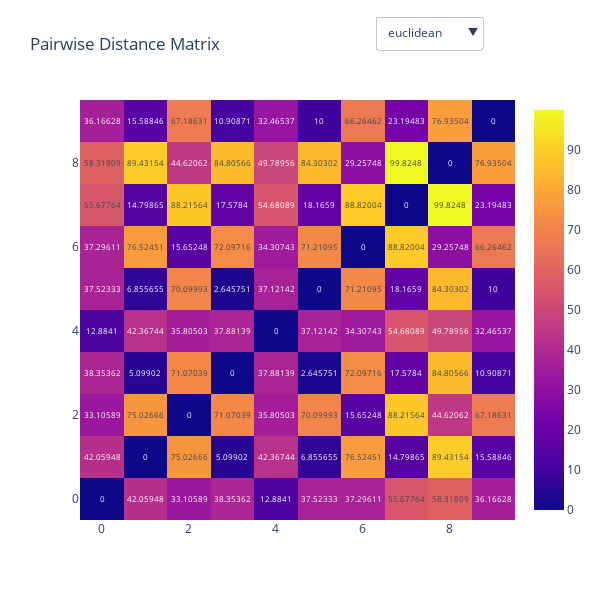

Here is the notebook cell this chart was saved with:
### Markdown cell above
## Distance Matrix and its calculation

The main data structure used by hierarchical clustering algorithms, which allows them to keep track of distances between clusters, is the **distance matrix**.

Formally, if the dataset has n data points $\{x_1, \ldots, x_n\}$, a distance matrix $D$ is an $n \times n$ matrix, where $D_{i j}$ is the distance between points $x_{i}$ and $x_{j}$. By definition, the distance matrix is symmetric and its diagonal entries are all zeros.

Usually, the distance between two data points $x, y \in\mathbb R^d$ is calculated with metrics such as:

* **Euclidean distance:** $\hspace{2mm} \rho(x, y)=\sqrt{\sum\limits_{i=1}^d(x_i - y_i)^2}$
  
* **Squared Euclidean distance:** $\hspace{2mm} \rho(x, y)=\sum\limits_{i=1}^d(x_i - y_i)^2$

* **Manhattan Distance:** $\hspace{2mm} \rho(x, y)=\sum\limits_{i=1}^d |x_i - y_i|$
  
* **Cosine Distance:** $\hspace{2mm} \rho(x, y)=\frac{\sum\limits_{i=1}^dx_i y_i}{\sqrt{\sum\limits_{i=1}^dx_i^2}\sqrt{\sum\limits_{i=1}^dy_i^2}}$

### Code cell
import pandas as pd
import seaborn as sns
import matplotlib.pyplot as plt
from sklearn.datasets import load_iris
from scipy.spatial.distance import pdist, squareform
import ipywidgets as widgets
from IPython.display import display
import matplotlib.pyplot as plt
import plotly.graph_objects as go
from plotly.subplots import make_subplots
import plotly.express as px

def plot_distance_heatmap(df, metric_name):
    distances = pdist(df, metric=metric_name)
    distance_matrix = squareform(distances)
    distance_df = pd.DataFrame(distance_matrix, index=df.index, columns=df.index)

    # Create a pretty heatmap using Seaborn
    fig = px.imshow(distance_df, labels=dict(x='Index', y='Index', color='Distance'),
                    x=distance_df.index, y=distance_df.columns, color_continuous_scale="viridis",text_auto=True)

    fig.update_layout(title=f'Pairwise Distance Matrix for {metric_name.capitalize()} Method',
                      xaxis_title='Index', yaxis_title='Index')

    print(fig.frames)

    fig.show()


# Load the Mall Customer Segmentation Data
df_mall = pd.read_csv("assets/mall_customers.csv")
gender_mapping = {'Male': 1, 'Female': 0}

# Apply the mapping to the 'Gender' column
df_mall['Gender'] = df_mall['Gender'].map(gender_mapping)
df_mall = df_mall.head(10)

# Select numeric columns
df_numeric = df_mall.select_dtypes(include=['number'])

# Check for missing values and fill if necessary
df_numeric.fillna(0, inplace=True)

# Create a dropdown widget for selecting metrics
# metric_dropdown = widgets.Dropdown(options=['euclidean', 'sqeuclidean', 'cosine', 'correlation'], value='euclidean', description='Select Metric:')

# # Create an interactive plot
# def update_plot(selected_metric):
#     plot_distance_heatmap(df_numeric, selected_metric)

# widgets.interactive(update_plot, selected_metric=metric_dropdown)

fig = go.Figure()

for idx, metric in enumerate(['euclidean', 'sqeuclidean', 'cosine', 'cityblock']):
    distances = pdist(df_numeric, metric=metric)
    distance_matrix = squareform(distances)
    distance_df = pd.DataFrame(distance_matrix, index=df_numeric.index, columns=df_numeric.index)

    heatmap = px.imshow(distance_df, labels=dict(x='Index', y='Index', color='Distance'),
                    x=distance_df.index, y=distance_df.columns, color_continuous_scale="viridis",text_auto=True)

    # fig.update_layout(title=f'Pairwise Distance Matrix for {metric_name.capitalize()} Method',
    #                   xaxis_title='Index', yaxis_title='Index')

    for data in heatmap.data:
        data.visible=False
        fig.add_trace(data)

fig.data[0].visible = True

# fig.update_layout(title='Pairwise Distance Matrix', axis_title='Index', yaxis_title='Index')

fig.update_layout(
    height=600,
    width=600,
    title="Pairwise Distance Matrix",
    updatemenus=[
        dict(
            buttons=list([
                dict(
                    args=[
                        # {"type": "heatmap"},
                        {"visible": [True, False, False, False]}
                    ],
                    label="euclidean",
                    method="update",
                ),
                dict(
                    args=[
                        # {"type": "heatmap"},
                        {"visible": [False, True, False, False]}
                    ],
                    label="sqeuclidean",
                    method="update",
                ),
                dict(
                    args=[
                        # {"type": "heatmap"},
                        {"visible": [False, False, True, False]}
                    ],
                    label="cosine",
                    method="update",
                ),
                dict(
                    args=[
                        # {"type": "heatmap"},
                        {"visible": [False, False, False, True]}
                    ],
                    label="manhattan",
                    method="update",
                )
            ]),
            direction="down",
            active=0,
            showactive=True,
            x=0.8,
            xanchor="center",
            y=1.2,
            yanchor="top",
        ),
    ]
)

    
fig.show()

### Figure 1 — Plotly figure (JSON) as saved in the notebook; plotly's stock layout.template omitted (floating-point values rounded to 4 significant figures)
{"data": [{"coloraxis": "coloraxis", "hovertemplate": "Index: %{x}<br>Index: %{y}<br>Distance: %{z}<extra></extra>", "name": "0", "texttemplate": "%{z}", "type": "heatmap", "visible": true, "x": [0, 1, 2, 3, 4, 5, 6, 7, 8, 9], "xaxis": "x", "y": [0, 1, 2, 3, 4, 5, 6, 7, 8, 9], "yaxis": "y", "z": [[0, 42.06, 33.11, 38.35, 12.88, 37.52, 37.3, 55.68, 58.32, 36.17], [42.06, 0, 75.03, 5.099, 42.37, 6.856, 76.52, 14.8, 89.43, 15.59], [33.11, 75.03, 0, 71.07, 35.81, 70.1, 15.65, 88.22, 44.62, 67.19], [38.35, 5.099, 71.07, 0, 37.88, 2.646, 72.1, 17.58, 84.81, 10.91], [12.88, 42.37, 35.81, 37.88, 0, 37.12, 34.31, 54.68, 49.79, 32.47], [37.52, 6.856, 70.1, 2.646, 37.12, 0, 71.21, 18.17, 84.3, 10], [37.3, 76.52, 15.65, 72.1, 34.31, 71.21, 0, 88.82, 29.26, 66.26], [55.68, 14.8, 88.22, 17.58, 54.68, 18.17, 88.82, 0, 99.82, 23.19], [58.32, 89.43, 44.62, 84.81, 49.79, 84.3, 29.26, 99.82, 0, 76.94], [36.17, 15.59, 67.19, 10.91, 32.47, 10, 66.26, 23.19, 76.94, 0]]}, {"coloraxis": "coloraxis", "hovertemplate": "Index: %{x}<br>Index: %{y}<br>Distance: %{z}<extra></extra>", "name": "0", "texttemplate": "%{z}", "type": "heatmap", "visible": false, "x": [0, 1, 2, 3, 4, 5, 6, 7, 8, 9], "xaxis": "x", "y": [0, 1, 2, 3, 4, 5, 6, 7, 8, 9], "yaxis": "y", "z": [[0, 1769, 1096, 1471, 166, 1408, 1391, 3100, 3401, 1308], [1769, 0, 5629, 26, 1795, 47, 5856, 219, 7998, 243], [1096, 5629, 0, 5051, 1282, 4914, 245, 7782, 1991, 4514], [1471, 26, 5051, 0, 1435, 7, 5198, 309, 7192, 119], [166, 1795, 1282, 1435, 0, 1378, 1177, 2990, 2479, 1054], [1408, 47, 4914, 7, 1378, 0, 5071, 330, 7107, 100], [1391, 5856, 245, 5198, 1177, 5071, 0, 7889, 856, 4391], [3100, 219, 7782, 309, 2990, 330, 7889, 0, 9965, 538], [3401, 7998, 1991, 7192, 2479, 7107, 856, 9965, 0, 5919], [1308, 243, 4514, 119, 1054, 100, 4391, 538, 5919, 0]]}, {"coloraxis": "coloraxis", "hovertemplate": "Index: %{x}<br>Index: %{y}<br>Distance: %{z}<extra></extra>", "name": "0", "texttemplate": "%{z}", "type": "heatmap", "visible": false, "x": [0, 1, 2, 3, 4, 5, 6, 7, 8, 9], "xaxis": "x", "y": [0, 1, 2, 3, 4, 5, 6, 7, 8, 9], "yaxis": "y", "z": [[0, 0.03058, 0.2952, 0.02215, 0.02168, 0.02244, 0.3665, 0.03403, 0.4743, 0.01138], [0.03058, 0, 0.4884, 0.001216, 0.08856, 0.002307, 0.5622, 0.001838, 0.6703, 0.01641], [0.2952, 0.4884, 0, 0.4521, 0.192, 0.448, 0.02359, 0.4891, 0.08767, 0.3623], [0.02215, 0.001216, 0.4521, 0, 0.07132, 0.0004665, 0.5226, 0.001816, 0.6307, 0.008868], [0.02168, 0.08856, 0.192, 0.07132, 0, 0.07126, 0.2313, 0.08994, 0.3164, 0.0357], [0.02244, 0.002307, 0.448, 0.0004665, 0.07126, 0, 0.5202, 0.001242, 0.6322, 0.007612], [0.3665, 0.5622, 0.02359, 0.5226, 0.2313, 0.5202, 0, 0.5619, 0.02313, 0.4208], [0.03403, 0.001838, 0.4891, 0.001816, 0.08994, 0.001242, 0.5619, 0, 0.6745, 0.01372], [0.4743, 0.6703, 0.08767, 0.6307, 0.3164, 0.6322, 0.02313, 0.6745, 0, 0.5258], [0.01138, 0.01641, 0.3623, 0.008868, 0.0357, 0.007612, 0.4208, 0.01372, 0.5258, 0]]}, {"coloraxis": "coloraxis", "hovertemplate": "Index: %{x}<br>Index: %{y}<br>Distance: %{z}<extra></extra>", "name": "0", "texttemplate": "%{z}", "type": "heatmap", "visible": false, "x": [0, 1, 2, 3, 4, 5, 6, 7, 8, 9], "xaxis": "x", "y": [0, 1, 2, 3, 4, 5, 6, 7, 8, 9], "yaxis": "y", "z": [[0, 45, 38, 47, 20, 48, 59, 70, 93, 58], [45, 0, 79, 10, 57, 13, 98, 25, 132, 31], [38, 79, 0, 75, 48, 76, 21, 98, 57, 86], [47, 10, 75, 0, 47, 5, 88, 23, 124, 21], [20, 57, 48, 47, 0, 46, 41, 66, 77, 40], [48, 13, 76, 5, 46, 0, 85, 22, 121, 18], [59, 98, 21, 88, 41, 85, 0, 101, 36, 75], [70, 25, 98, 23, 66, 22, 101, 0, 135, 32], [93, 132, 57, 124, 77, 121, 36, 135, 0, 105], [58, 31, 86, 21, 40, 18, 75, 32, 105, 0]]}], "layout": {"height": 600, "title": {"text": "Pairwise Distance Matrix"}, "updatemenus": [{"active": 0, "buttons": [{"args": [{"visible": [true, false, false, false]}], "label": "euclidean", "method": "update"}, {"args": [{"visible": [false, true, false, false]}], "label": "sqeuclidean", "method": "update"}, {"args": [{"visible": [false, false, true, false]}], "label": "cosine", "method": "update"}, {"args": [{"visible": [false, false, false, true]}], "label": "manhattan", "method": "update"}], "direction": "down", "showactive": true, "x": 0.8, "xanchor": "center", "y": 1.2, "yanchor": "top"}], "width": 600, "xaxis": {"autorange": true, "range": [-0.5, 9.5], "type": "linear"}, "yaxis": {"autorange": true, "range": [-0.5, 9.5], "type": "linear"}}}
